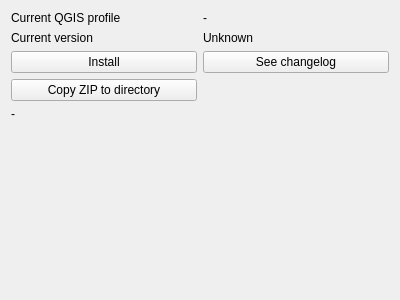
<?xml version="1.0" encoding="UTF-8"?>
<ui version="4.0">
 <class>Form</class>
 <widget class="QWidget" name="Form">
  <property name="geometry">
   <rect>
    <x>0</x>
    <y>0</y>
    <width>400</width>
    <height>300</height>
   </rect>
  </property>
  <property name="windowTitle">
   <string>Form</string>
  </property>
  <layout class="QGridLayout" name="gridLayout">
   <item row="2" column="0">
    <widget class="QPushButton" name="install_pushButton">
     <property name="text">
      <string>Install</string>
     </property>
    </widget>
   </item>
   <item row="0" column="0">
    <widget class="QLabel" name="label">
     <property name="text">
      <string>Current QGIS profile</string>
     </property>
    </widget>
   </item>
   <item row="0" column="1">
    <widget class="QLabel" name="qgisProfile_label">
     <property name="text">
      <string>-</string>
     </property>
     <property name="textInteractionFlags">
      <set>Qt::LinksAccessibleByMouse|Qt::TextSelectableByKeyboard|Qt::TextSelectableByMouse</set>
     </property>
    </widget>
   </item>
   <item row="1" column="1">
    <widget class="QLabel" name="currentVersion_label">
     <property name="text">
      <string>Unknown</string>
     </property>
     <property name="textInteractionFlags">
      <set>Qt::LinksAccessibleByMouse|Qt::TextSelectableByKeyboard|Qt::TextSelectableByMouse</set>
     </property>
    </widget>
   </item>
   <item row="2" column="1">
    <widget class="QPushButton" name="seeChangelog_pushButton">
     <property name="text">
      <string>See changelog</string>
     </property>
    </widget>
   </item>
   <item row="5" column="0">
    <spacer name="verticalSpacer">
     <property name="orientation">
      <enum>Qt::Vertical</enum>
     </property>
     <property name="sizeHint" stdset="0">
      <size>
       <width>20</width>
       <height>133</height>
      </size>
     </property>
    </spacer>
   </item>
   <item row="3" column="0">
    <widget class="QPushButton" name="copyZipToDirectory_pushButton">
     <property name="text">
      <string>Copy ZIP to directory</string>
     </property>
    </widget>
   </item>
   <item row="1" column="0">
    <widget class="QLabel" name="label_3">
     <property name="text">
      <string>Current version</string>
     </property>
    </widget>
   </item>
   <item row="4" column="0" colspan="2">
    <widget class="QLabel" name="info_label">
     <property name="text">
      <string>-</string>
     </property>
     <property name="openExternalLinks">
      <bool>true</bool>
     </property>
     <property name="textInteractionFlags">
      <set>Qt::LinksAccessibleByKeyboard|Qt::LinksAccessibleByMouse|Qt::TextBrowserInteraction|Qt::TextSelectableByKeyboard|Qt::TextSelectableByMouse</set>
     </property>
    </widget>
   </item>
  </layout>
 </widget>
 <resources/>
 <connections/>
</ui>
